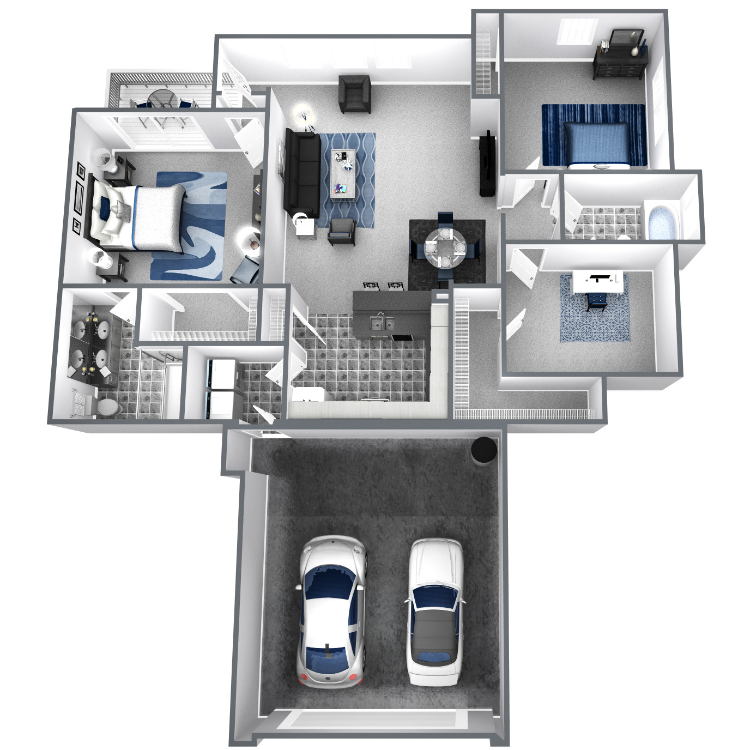
#> input picture floorplan/source/bancoora_original.png, 750 x 750 px, found by its file name
$ python markup_bath.py
#> lines starting #> are read from the running program, lines starting #| are printed output that depends on the picture
from PIL import Image, ImageDraw, ImageFont
S=6; X0,Y0,X1,Y1=30,265,215,440
im=Image.open('source/bancoora_original.png').convert('RGB').crop((X0,Y0,X1,Y1))
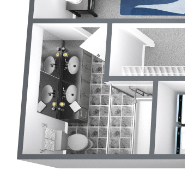
#> im: PIL image 185x175 RGB; mean R, G, B 179.5, 180.7, 182.6
im=im.resize((im.width*S,im.height*S),Image.LANCZOS)
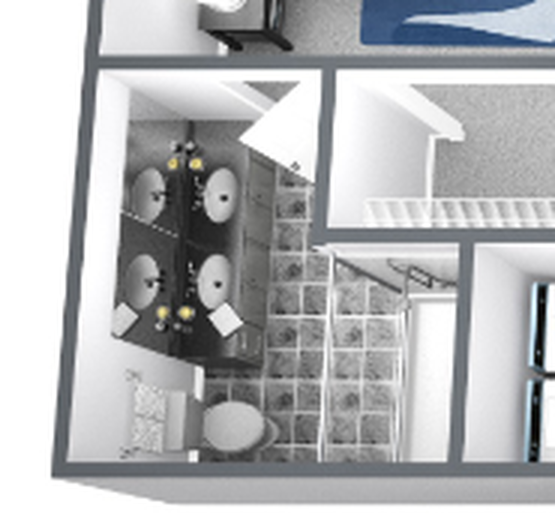
#> im: PIL image 1110x1050 RGB (shown at 1/2 size); mean R, G, B 179.4, 180.7, 182.5
d=ImageDraw.Draw(im)
try: f=ImageFont.truetype('/usr/share/fonts/truetype/dejavu/DejaVuSans-Bold.ttf',26); fs=ImageFont.truetype('/usr/share/fonts/truetype/dejavu/DejaVuSans-Bold.ttf',20)
except: f=fs=ImageFont.load_default()
P=lambda x,y:((x-X0)*S,(y-Y0)*S)
def seg(a,b,col,label,off,font=f):
#> called with a = (53, 418), b = (136, 418), col = '#d62728', label = 'A  66 in back wall (to shower)', off = (-170, -55)
    d.line([P(*a),P(*b)],fill=col,width=7)
    for q in (a,b): x,y=P(*q); d.ellipse([x-8,y-8,x+8,y+8],fill=col)
    mx,my=P((a[0]+b[0])/2,(a[1]+b[1])/2); tx,ty=mx+off[0],my+off[1]
    bb=d.textbbox((tx,ty),label,font=font); d.rectangle([bb[0]-5,bb[1]-4,bb[2]+5,bb[3]+4],fill='white',outline=col,width=3)
#> after `bb = d.textbbox((tx, ty), label, font=font)`: bb = (217, 868, 653, 891)
    d.text((tx,ty),label,fill=col,font=font)
seg((53,418),(136,418),'#d62728','A  66 in back wall (to shower)',(-170,-55))
seg((136,418),(181,418),'#1f77b4','B  36 in shower',(-60,22))
seg((181,345),(181,418),'#2ca02c','C  69.5 in shower depth',(-330,-60))
seg((137,288),(137,341),'#ff7f0e','D  49.5 in',(12,-15))
seg((55,288),(52,418),'#9467bd','E  "60 in + T / 24 in W" ?',(18,-200),fs)
x,y=P(118,282); d.text((x-40,y-30),'DOOR (from primary bedroom)',fill='black',font=fs)
d.text((15,15),'Primary bathroom - proposed wall matches (plan A, 6x zoom)',fill='black',font=fs)
im.save('stage1/primary_bath_matches.png'); print(im.size)
#> after `im.save('stage1/primary_bath_matches.png')`:
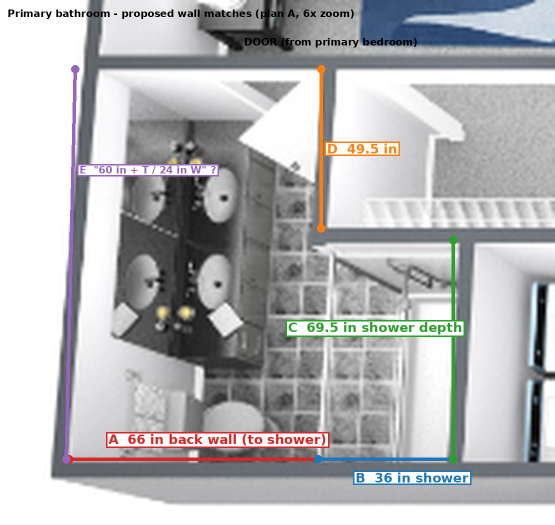
#> saved as primary_bath_matches.png: PIL image 1110x1050 RGB (shown at 1/2 size); mean R, G, B 180, 180.1, 181.6
#| (1110, 1050)
